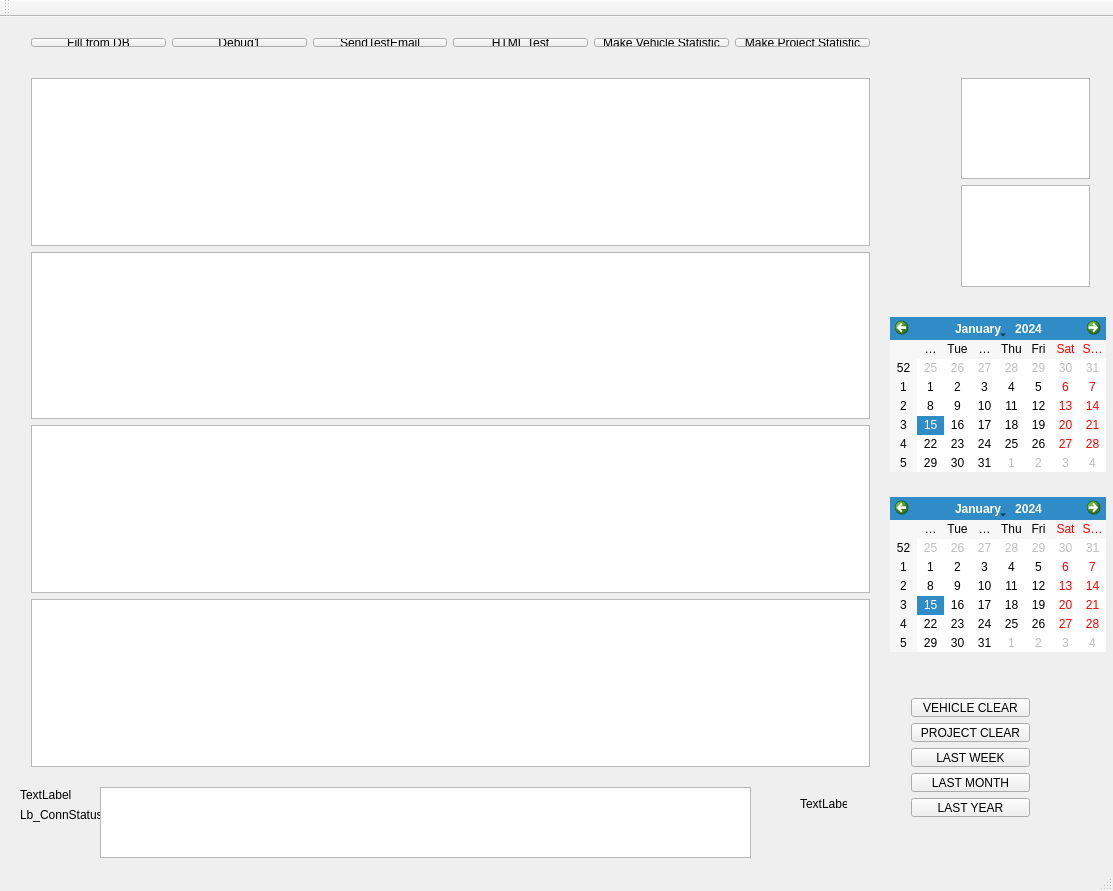
<?xml version="1.0" encoding="UTF-8"?>
<ui version="4.0">
 <class>MainWindow</class>
 <widget class="QMainWindow" name="MainWindow">
  <property name="geometry">
   <rect>
    <x>0</x>
    <y>0</y>
    <width>1113</width>
    <height>891</height>
   </rect>
  </property>
  <property name="windowTitle">
   <string>MainWindow</string>
  </property>
  <widget class="QWidget" name="centralWidget">
   <widget class="QWidget" name="layoutWidget">
    <property name="geometry">
     <rect>
      <x>20</x>
      <y>10</y>
      <width>861</width>
      <height>31</height>
     </rect>
    </property>
    <layout class="QHBoxLayout" name="horizontalLayout">
     <item>
      <widget class="QPushButton" name="Btn_FillVehicleList_fromDB">
       <property name="text">
        <string>Fill from DB</string>
       </property>
      </widget>
     </item>
     <item>
      <widget class="QPushButton" name="btn_Debug1">
       <property name="text">
        <string>Debug1</string>
       </property>
      </widget>
     </item>
     <item>
      <widget class="QPushButton" name="Btn_SendTestEmail">
       <property name="text">
        <string>SendTestEmail</string>
       </property>
      </widget>
     </item>
     <item>
      <widget class="QPushButton" name="Btn_HtmlTest">
       <property name="text">
        <string>HTML Test</string>
       </property>
      </widget>
     </item>
     <item>
      <widget class="QPushButton" name="btnMakeVehicleFailureStatistic">
       <property name="text">
        <string>Make Vehicle Statistic</string>
       </property>
      </widget>
     </item>
     <item>
      <widget class="QPushButton" name="btnMakeProjectFailureStatistic">
       <property name="text">
        <string>Make Project Statistic</string>
       </property>
      </widget>
     </item>
    </layout>
   </widget>
   <widget class="QLabel" name="Lb_Status">
    <property name="geometry">
     <rect>
      <x>20</x>
      <y>770</y>
      <width>161</width>
      <height>16</height>
     </rect>
    </property>
    <property name="text">
     <string>TextLabel</string>
    </property>
   </widget>
   <widget class="QLabel" name="Lb_ConnStatus">
    <property name="geometry">
     <rect>
      <x>20</x>
      <y>790</y>
      <width>191</width>
      <height>16</height>
     </rect>
    </property>
    <property name="text">
     <string>Lb_ConnStatus</string>
    </property>
   </widget>
   <widget class="QLabel" name="lbDebug1">
    <property name="geometry">
     <rect>
      <x>800</x>
      <y>780</y>
      <width>47</width>
      <height>13</height>
     </rect>
    </property>
    <property name="text">
     <string>TextLabel</string>
    </property>
   </widget>
   <widget class="QWidget" name="layoutWidget">
    <property name="geometry">
     <rect>
      <x>950</x>
      <y>50</y>
      <width>151</width>
      <height>231</height>
     </rect>
    </property>
    <layout class="QVBoxLayout" name="verticalLayout">
     <item>
      <widget class="QPlainTextEdit" name="plainTextEdit_dBInfo"/>
     </item>
     <item>
      <widget class="QPlainTextEdit" name="plainTextEdit_SMTPInfo"/>
     </item>
    </layout>
   </widget>
   <widget class="QPlainTextEdit" name="plainTextEditDebug">
    <property name="geometry">
     <rect>
      <x>100</x>
      <y>770</y>
      <width>651</width>
      <height>71</height>
     </rect>
    </property>
   </widget>
   <widget class="QCalendarWidget" name="calendarWidget_statisticFrom">
    <property name="geometry">
     <rect>
      <x>890</x>
      <y>300</y>
      <width>216</width>
      <height>155</height>
     </rect>
    </property>
   </widget>
   <widget class="QCalendarWidget" name="calendarWidget_statisticTo">
    <property name="geometry">
     <rect>
      <x>890</x>
      <y>480</y>
      <width>216</width>
      <height>155</height>
     </rect>
    </property>
   </widget>
   <widget class="QWidget" name="layoutWidget">
    <property name="geometry">
     <rect>
      <x>20</x>
      <y>50</y>
      <width>861</width>
      <height>711</height>
     </rect>
    </property>
    <layout class="QVBoxLayout" name="verticalLayout_2">
     <item>
      <widget class="QTableView" name="tableView_Vehicles"/>
     </item>
     <item>
      <widget class="QTableWidget" name="tableWidget_QueryStatus"/>
     </item>
     <item>
      <widget class="QTableView" name="tableView_FailureCount"/>
     </item>
     <item>
      <widget class="QTableView" name="tableView_ProjectFailureCount"/>
     </item>
    </layout>
   </widget>
   <widget class="QWidget" name="layoutWidget">
    <property name="geometry">
     <rect>
      <x>900</x>
      <y>670</y>
      <width>141</width>
      <height>141</height>
     </rect>
    </property>
    <layout class="QVBoxLayout" name="verticalLayout_3">
     <item>
      <widget class="QPushButton" name="btn_ClearFailureCount">
       <property name="text">
        <string>VEHICLE CLEAR</string>
       </property>
      </widget>
     </item>
     <item>
      <widget class="QPushButton" name="btn_ClearProjectFailureCount">
       <property name="text">
        <string>PROJECT CLEAR</string>
       </property>
      </widget>
     </item>
     <item>
      <widget class="QPushButton" name="btn_LastWeek">
       <property name="text">
        <string>LAST WEEK</string>
       </property>
      </widget>
     </item>
     <item>
      <widget class="QPushButton" name="btn_LastMonth">
       <property name="text">
        <string>LAST MONTH</string>
       </property>
      </widget>
     </item>
     <item>
      <widget class="QPushButton" name="btn_LastYear">
       <property name="text">
        <string>LAST YEAR</string>
       </property>
      </widget>
     </item>
    </layout>
   </widget>
  </widget>
  <widget class="QMenuBar" name="menuBar">
   <property name="geometry">
    <rect>
     <x>0</x>
     <y>0</y>
     <width>1113</width>
     <height>21</height>
    </rect>
   </property>
  </widget>
  <widget class="QToolBar" name="mainToolBar">
   <attribute name="toolBarArea">
    <enum>TopToolBarArea</enum>
   </attribute>
   <attribute name="toolBarBreak">
    <bool>false</bool>
   </attribute>
  </widget>
  <widget class="QStatusBar" name="statusBar"/>
 </widget>
 <layoutdefault spacing="6" margin="11"/>
 <resources/>
 <connections/>
</ui>
